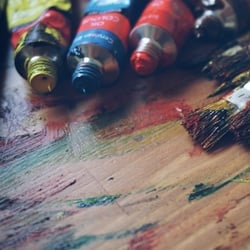
//> input picture Web Development/Dasmoto Project/resources/css/finnish.jpeg, 250 x 250 px
$ ./simple_edge_detector '../../../Dasmoto Project/resources/css/finnish.jpeg'   (built with g++ and OpenCV 4)
//> lines starting //> are read from the running program, lines starting //| are printed output that depends on the picture; after the words box and inside, x2 and y2 are one past the last pixel; in counts of white or black regions, pixels touching at a corner belong together
//> further down, image is the input picture: 250 rows x 250 cols, CV_8UC3; mean B, G, R 109.3, 105.7, 116.7
#include <opencv2/opencv.hpp>
#include <iostream>

class EdgeDetector {
public:
    static void detectEdges(const cv::Mat& input) {
        cv::Mat masked = input.clone();

        // Create center mask
        int radius = std::min(input.rows, input.cols) / 100 * 5;  // 5% of image size
//> radius = 10
        cv::Point center(input.cols/2, input.rows/2);
//> center = Point(125, 125)
        cv::circle(masked, center, radius, cv::Scalar(0,0,0), -1);  // -1 fills circle
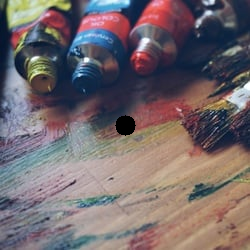
//> masked: 250 rows x 250 cols, CV_8UC3; 0.51% of pixels changed, all inside (x1, y1, x2, y2) = (115, 115, 136, 136)

        cv::Mat gray;
        cv::cvtColor(masked, gray, cv::COLOR_BGR2GRAY);
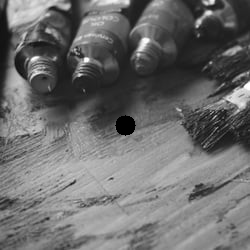
//> gray: 250 rows x 250 cols, CV_8UC1; min 0, max 255, mean 108.9

        cv::Mat edges;
        cv::Canny(gray, edges, 50, 150);
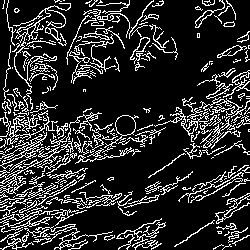
//> edges: 250 rows x 250 cols, CV_8UC1; 17.2% white in thin lines or dots
        std::vector<cv::Vec4i> lines;
        cv::HoughLinesP(edges, lines, 1, CV_PI/180, 50, 100, 10);
//> lines = 9 lines (x1, y1, x2, y2), first 8: [2, 183, 147, 131], [3, 206, 46, 105], [20, 24, 50, 241], [19, 92, 43, 243], [0, 222, 131, 199], [27, 139, 27, 22], [4, 144, 108, 127], [0, 151, 117, 131]

        cv::Mat line_image = masked.clone();

        for(const auto& l : lines) {
            double angle = std::atan2(-(l[3] - l[1]), l[2] - l[0]) * 180.0 / CV_PI;
            while(angle < 0) angle += 360.0;

            std::cout << "Line angle: " << angle << " degrees" << std::endl;
            cv::line(line_image, cv::Point(l[0], l[1]),
                    cv::Point(l[2], l[3]), cv::Scalar(0,0,255), 2);
        }
//> this loop made 9 passes
//> (l, angle) on passes 1 to 9: ([2, 183, 147, 131], 19.73), ([3, 206, 46, 105], 66.94), ([20, 24, 50, 241], 277.9), ([19, 92, 43, 243], 279), ([0, 222, 131, 199], 9.96), ([27, 139, 27, 22], 90), ([4, 144, 108, 127], 9.28), ([0, 151, 117, 131], 9.7), ([51, 240, 156, 235], 2.73)
//| Line angle: 19.7289 degrees
//| Line angle: 66.9385 degrees
//| Line angle: 277.871 degrees
//| Line angle: 279.031 degrees
//| Line angle: 9.95807 degrees
//| Line angle: 90 degrees
//| Line angle: 9.28355 degrees
//| Line angle: 9.70039 degrees
//> (output is shown up to pass 8 of 9)
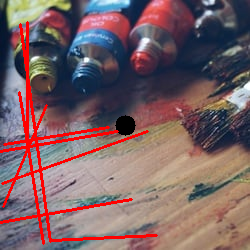
//> line_image: 250 rows x 250 cols, CV_8UC3; 5.36% of pixels changed, all inside (x1, y1, x2, y2) = (0, 21, 158, 245)

        cv::imwrite("masked_input.png", masked);
        cv::imwrite("detected_lines.png", line_image);
    }
};

int main(int argc, char** argv) {
    if(argc != 2) {
        std::cerr << "Usage: " << argv[0] << " <input_image>\n";
        return -1;
    }

    cv::Mat image = cv::imread(argv[1]);
    if(image.empty()) {
        std::cerr << "Could not open image: " << argv[1] << "\n";
        return -1;
    }

    EdgeDetector::detectEdges(image);
    return 0;
}
